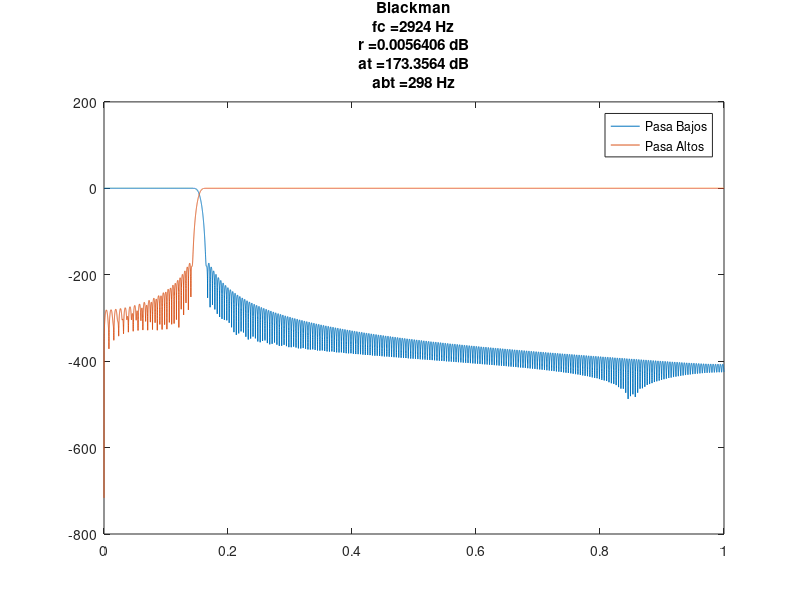
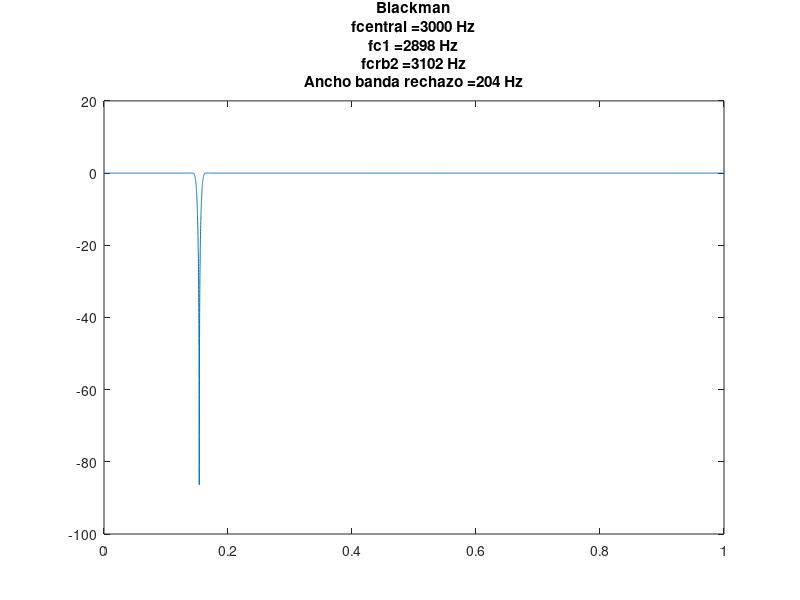

The MATLAB source for these figures, in order: (Note: this script raises an error after producing the figures.)
%-------------------------- Filtro Pasa Bajos ----------------------------%
Fc = 3000;
BT = 300;
fm = 39062;

% %Numero de taps
bt = 2*BT/fm;         %normalizo la banda de transiscion para frecuencia muestreo
M = floor(8 / bt);

fc = 2*Fc/fm;         %normalizo la frecuencia de corte para la frecuencia muestreo
x = (0:(fm/2 - 1))*2/fm;

%Funcion sinc
if rem(M, 2) == 0       %si el resto de M/2 es 0, M es par
    n1 = -(M/2)+1;
    n2 = M/2;
else                    %si el resto de M/2 es 1, M es impar
    n1 = -(M-1)/2;
    n2 = (M-1)/2;
end

for n = 1:(-n1+n2+1)    %como n1 es negatrivo y la funcion sinc no toma parametro negativo, tomo n en vez de n1 a n2, va de 1 a |n1|+n2+1
    s(n) = sinc((n+n1)*fc); %le sumo a n n1 (negativo) para que grafique la parte inferior de sinc.
end



%Creacion de la ventana;
b = blackman(-n1+n2+1); %la cantidad de tabs sera la misma que la de la funcion sinc

%Creacion del filtro, multiplico punto a punto los elementos de sinc y de la ventana
for n = 1:(-n1+n2+1)
    hpb(n) = s(n)*b(n);
end
%Obtencion de la respuesta en frecuencia del filtro
Hpb = fft (hpb, fm);

%Normalizo el filtro
hpbn = hpb / abs(Hpb(1));
Hpbn = fft(hpbn, fm);
Hpbdb = 20*log(abs(Hpbn(1:fm/2)));

%Frecuencia de corte
posfcpb = find (Hpbdb(1:fm/2) <= (max(Hpbdb)-3));
fcpb = x(posfcpb(1))*fm/2;

%Atenuacion Banda de Stop y ancho banda de transicion
posbppb=find(Hpbdb<=(max(Hpbdb)-180));
M1 = max(Hpbdb(posbppb:fm/2));
atpb=max(Hpbdb)-M1;
abt = (x(posbppb(1))*fm/2 - fcpb);

%Ripple de la banda de paso
rpb = max(Hpbdb) - min(Hpbdb(1:find(Hpbdb == max(Hpbdb))));

%-------------------- Filtro Pasa Altos ---------------------------------%
%Retardo de muestras entre entrada y salida con senal impulso
i = zeros (M,1);       %funcion impulso
i(1) = 1;  
oi = filter(hpbn,1,i); %respuesta al impulso del filtro
R = find(oi==max(oi)); %posicion del maximo de la repsuesta al impulso = retardo del filtro

%Metodo de inversion de espectro
D = zeros (1, M);    %impulso retardado en R
D(R) = 1;           
hpa = D - hpbn;      %creo filtro pasa altos en el dominio de t
Hpa = fft(hpa, fm);
Hpadb = 20*log(abs(Hpa(1:fm/2)));
figure;
plot(x, Hpbdb);
hold;
plot(x, Hpadb)
title ({'Blackman', strcat('fc = ', num2str(fcpb), ' Hz'),strcat('r = ',num2str(rpb), ' dB'),strcat('at = ',num2str(atpb), ' dB'),strcat('abt = ',num2str(abt), ' Hz')});
legend('Pasa Bajos', 'Pasa Altos');

%-------------------- Filtro Rechaza Banda -------------------------------%
hrb = hpbn - hpa;         %creo filtro pasa altos en el dominio de t 
Hrb = fft(hrb, fm);
Hrbdb = 20*log(abs(Hrb(1:fm/2)));

%Frecuencia de corte 1 y 2, frecuencia central y ancho de banda de rechazo
posfcrb = find (Hrbdb(1:fm/2) <= (max(Hrbdb)-3));
fcrb1 = x(posfcrb(1))*fm/2;
fcrb2 = x(posfcrb(205))*fm/2;
abr = fcrb2 - fcrb1;
fc = x((find (Hrbdb == (min(Hrbdb)))))*fm/2;

figure;
plot(x, Hrbdb);
title ({'Blackman', strcat('fcentral = ', num2str(fc), ' Hz'),strcat('fc1 = ',num2str(fcrb1), ' Hz'),strcat('fcrb2 = ',num2str(fcrb2), ' Hz'),strcat('Ancho banda rechazo = ',num2str(abr), ' Hz')});

%--------------------- Coeficientes FIR ----------------------------------%
%Los cieficientes del rechaza banda estamn en hrb
z = {}; %defino s como un arreglo
hrb_fx = fi(hrb,1,16,15); % Convierte los coeficientes en S16.15
for i = 1:520
    z{end+1} = ['0x' hex(hrb_fx(i)) ', ']; %Crea una cadena y antepone 0x
end
display(z); % Muestra la cadena por consola
